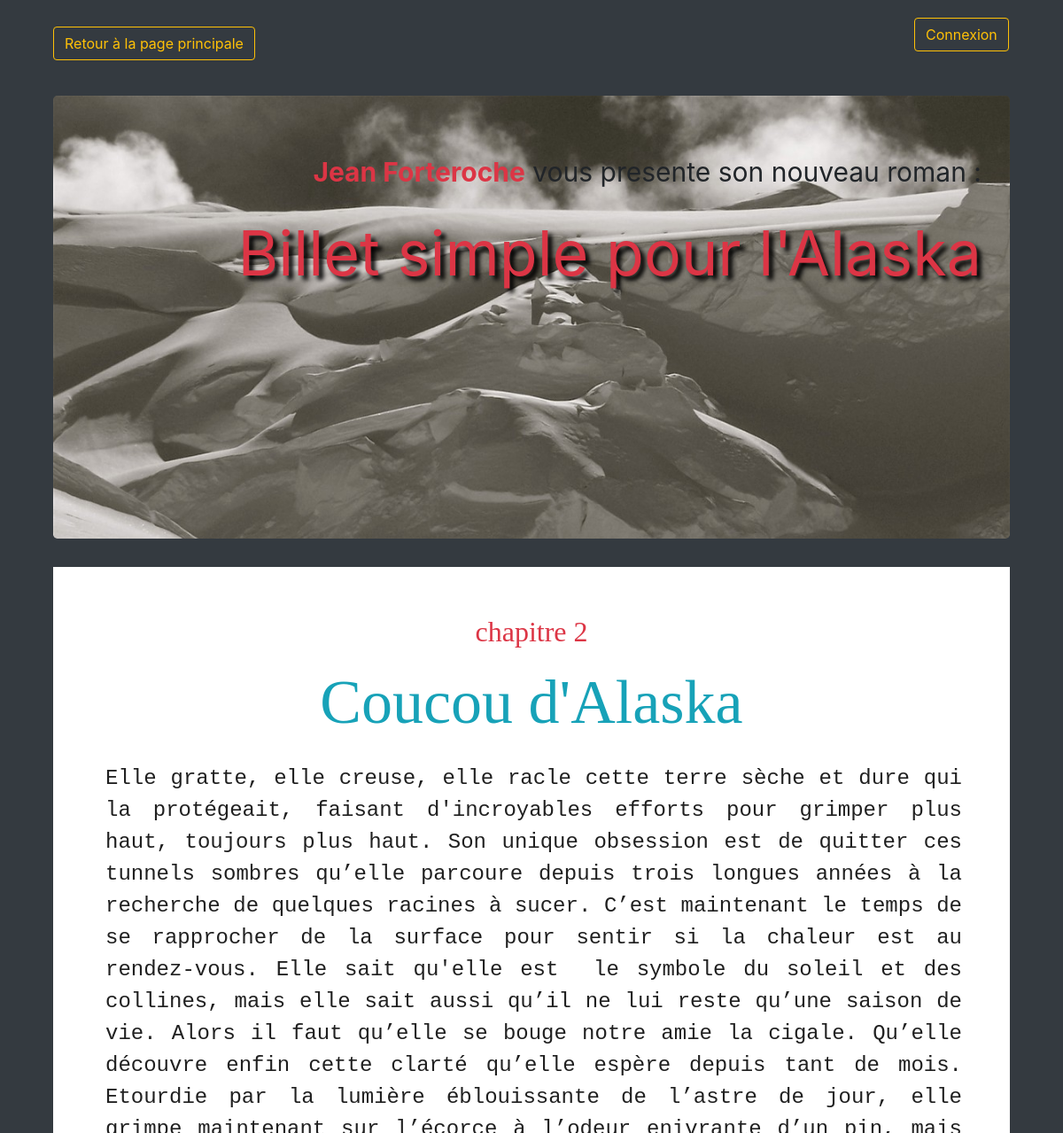
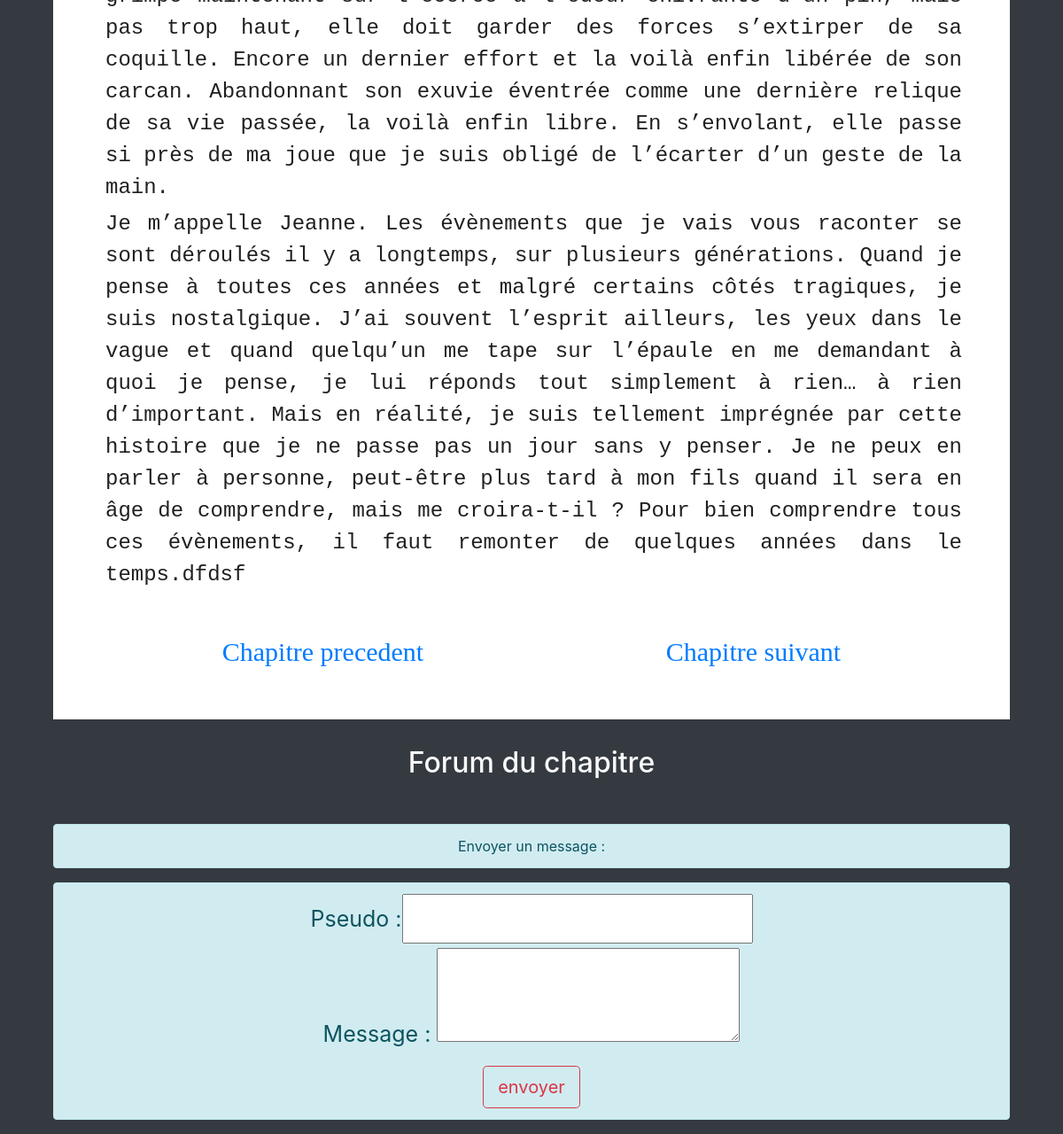
Page /index.php?action=chapterById&id=15 on the committed database (2 pictures, top to bottom).
### tables this page shows
CREATE TABLE `chapter` (
  `id` int(11) NOT NULL,
  `paragraph` text NOT NULL,
  `title` varchar(255) NOT NULL,
  `chapter_number` int(11) NOT NULL
);

### view/View.php (called while the page is built, shortened)
<?php
class View
{
    public function principalPage($template, $param=null)
    {
        $content=$this->calculateContent($template, $param);
        require('view/main.tpl.php');
        $pagePrincipal = ob_get_clean();
        return $pagePrincipal;
    }
    public function calculateContent($template, $param)
    {
        require($template);
        $content = ob_get_clean();
        return $content;
    }
}

### model/ChapterManager.php (called while the page is built, shortened)
<?php
class ChapterManager extends Manager
{
	public function getChapterById($id)
	{
		$db = $this->dbConnect();
		$req = $db->prepare('SELECT * FROM chapter WHERE id =?');
		$req->execute(array($id));
		$data = $req->fetch();
		return new ChapterObject($data);
	}
	public function countChapter()
	{
		$db = $this->dbConnect();
		$req = $db->query('SELECT COUNT(*) AS nbChapter FROM chapter');
		$data = $req->fetch();
		return $data;
	}
}

### model/ObjectDb.php (called while the page is built, shortened)
<?php
class ObjectDb
{
    public function hydrate(array $data)
    {
		foreach($data as $key => $value)
        {
            if (preg_match("#[A-Za-z_]#", $key))
            {
                $method = 'set'.ucfirst($key);
            }
        }
    }
}

### model/ChapterObject.php (called while the page is built)
<?php
class ChapterObject extends ObjectDb
{
    private $_id,
            $_paragraph,
            $_title,
            $_chapter_number;
    public function getParagraph()
    {
        return $this->_paragraph;
    }
    public function getTitle()
    {
        return $this->_title;
    }
    public function getId()
    {
        return $this->_id;
    }
    public function getChapterNumber()
    {
        return $this->_chapter_number;
    }
    public function setParagraph($paragraph)
    {
        if(is_string($paragraph))
        {
            $this->_paragraph = $paragraph;
        }
    }
    public function setTitle($title)
    {
        if(is_string($title))
        {
            $this->_title = $title;
        }
    }
    public function setId($id)
    {
        $id= (int) $id;
        if($id > 0)
        {
            $this->_id = $id;
        }
    }
    public function setChapter_number($chapter_number)
    {
        $chapter_number = (int) $chapter_number;
        if($chapter_number > 0 )
        {
            $this->_chapter_number = $chapter_number;
        }
    }
}

### view/chapterPage.tpl.php (the view, shortened to what this page needs)
<a href="index.php" class="btn btn-outline-warning" id="return_page_principal">Retour à la page principale</a>
<section id="section_page_chapter">
            <h2 class="text-danger text-center">chapitre <?= $chapter->getChapterNumber() ?></h2>
            <p id="title_chapter" class="text-info text-center"><?= $chapter->getTitle()?></p>
            <p id="chapter_paragraph"><?= $chapter->getParagraph()?></p>
            <?php
            if($chapter->getChapterNumber()==1 )
            {?>
                <a class = "next_chapter_style"href="index.php?action=nextChapter&amp;id=<?=$chapter->getId()?>">Chapitre suivant</a>
            <?php
            }
            elseif ($chapter->getChapterNumber() == $countNbChapter)
            {?>
                <a class = "next_chapter_style" href="index.php?action=beforeChapter&amp;id=<?=$chapter->getId()?>">Chapitre precedent</a>
            <?php
            }
            else
            {?>
                <div class="d-flex  justify-content-around">
                    <a class = "next_chapter_style" href="index.php?action=beforeChapter&amp;id=<?=$chapter->getId()?>">Chapitre precedent</a>
                    <a class = "next_chapter_style" href="index.php?action=nextChapter&amp;id=<?=$chapter->getId()?>">Chapitre suivant</a>
                </div>
            <?php } ?>
</section>
<section id="forum">
            <h2 class="text-light text-center">Forum du chapitre</h2>
            <p class="container text-center alert alert-info" id="form_forum">Envoyer un message : </p>
            <form id="form_width" class=" alert alert-info text-center container" action="index.php?action=addMessage&amp;chapter_id=<?=$chapter->getId()?>" method="post">
                <label for="author">Pseudo : </label><input class="form_input_width" type="text" name="author" id="author"/><br/>
                <label for="message">Message : </label>
                <textarea id="message" name="message" class="form_input_width"></textarea><br/>
                <input class="btn btn-outline-danger btn-lg" type="submit" value="envoyer">
            </form>
</section>

### view/css/styles.css (style rules this page uses)
body { width: 90%; margin:auto; }
form { margin-top : 200px; width: 60%; margin:auto; }
#section_page_chapter { background-color: white; font-size: 30px; font-family: cursive; text-align: justify; padding: 5%; }
#title_chapter { font-size: 70px; }
#forum { margin-top : 30px; }
#form_forum { margin-top:50px; }
form { line-height: 50px; font-size : 25px; }
#return_page_principal { margin-bottom: 30px; position : fixed; top : 30px; }

### rows in the picture
chapter: chapter_number "2", title "Coucou d'Alaska", paragraph "Elle gratte, elle creuse, elle racle cette terre sèche et dure qui la protégeait, faisant d'incroyables efforts pour grimper plus haut, toujours plus haut. Son unique obsession est de quitter ces tunnels sombres qu’elle parcoure depuis trois longues années à la recherche de quelques racines à sucer. C’est maintenant le temps de se rapprocher de la surface pour sentir si la chaleur est au rendez-vous. Elle sait qu'elle est le symbole du soleil et des collines, mais elle sait aussi qu’il ne lui reste qu’une saison de vie. Alors il faut qu’elle se bouge notre amie la cigale. Qu’elle découvre enfin cette clarté qu’elle espère depuis tant de mois. Etourdie par la lumière éblouissante de l’astre…"
